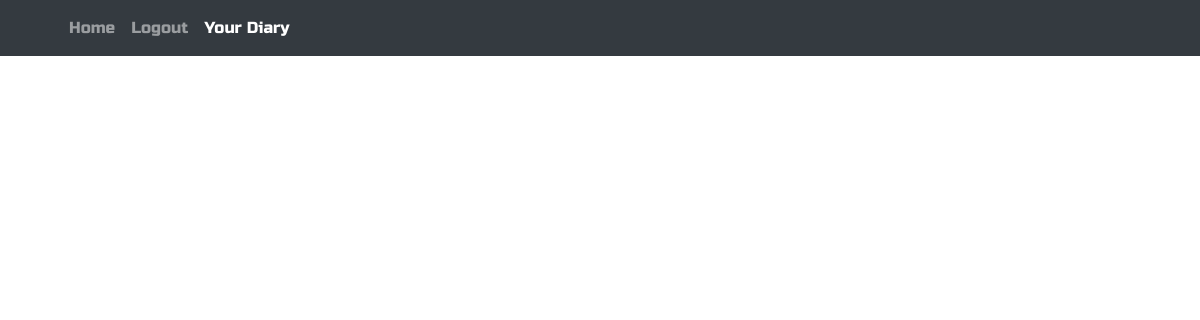
The page /list/ (signed in) on the database as committed earlier.
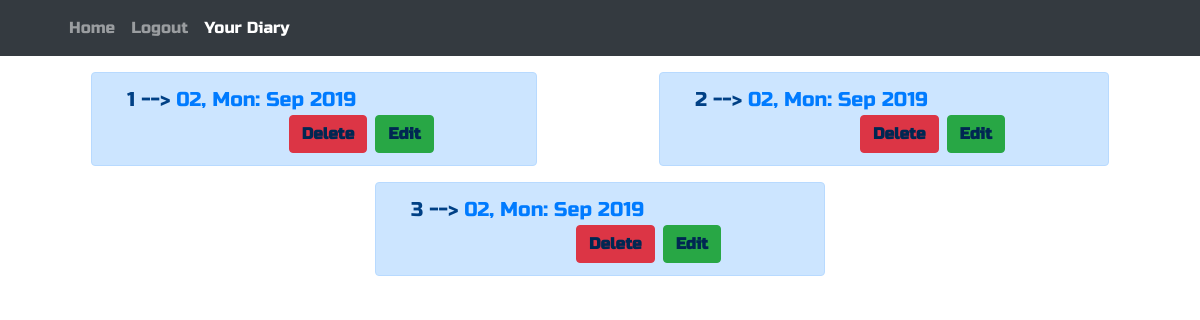
The same page on the database as committed later.
### life/models.py (models this page shows)
class DiaryModel(models.Model):
	user = models.ForeignKey(User, on_delete=models.CASCADE, null=True, blank=True)
	your_day = models.TextField()
	timestamp = models.DateTimeField(auto_now_add=True)
	adventure = models.TextField(null=True, blank=True)
	def __str__(self):
		return str(self.user) + ' on ' + str(self.timestamp.strftime('%d/%m/%Y'))
	def get_absolute_url(self):
		return reverse('detail', kwargs={'pk': self.pk})
	class Meta:
		ordering = ['-timestamp']

### life/views.py (the view)
# urls.py: path('list/', DiaryListView.as_view(), name='list'),
class DiaryListView(ListView):
	template_name = "life/list.html"
	context_object_name = 'object'
	def get_queryset(self, *args, **kwargs):
		request = self.request
		queryset = DiaryModel.objects.filter(user=request.user)
		print(queryset)
		return queryset

### life/templates/life/list.html
{% extends "base.html" %}
{% block content %}
      <div class="row">
        {% for obj in object %}
          <div class="alert alert-primary mx-auto" role="alert">
            <div class="col-12 col-lg-10 order-1">
            <p class="lead d-inline">{{ forloop.counter }} --> <a href="{{ obj.get_absolute_url }}" class="lead mb-4">{{ obj.timestamp|date:"d, D: M Y" }}</a></p>
            <div class="text-right float-right"><a href="{% url 'delete' pk=obj.pk %}" class="alert-link btn btn-danger mr-2">Delete</a><a href="{% url 'update' pk=obj.pk %}" class="alert-link btn btn-success">Edit</a></div>
          </div>
        </div>
        {% endfor %}
      </div>
{% endblock content %}

Rows that differ between the two databases and show on the page:
added DiaryModel: timestamp "02, Mon: Sep 2019"
added DiaryModel: timestamp "02, Mon: Sep 2019"
added DiaryModel: timestamp "02, Mon: Sep 2019"
